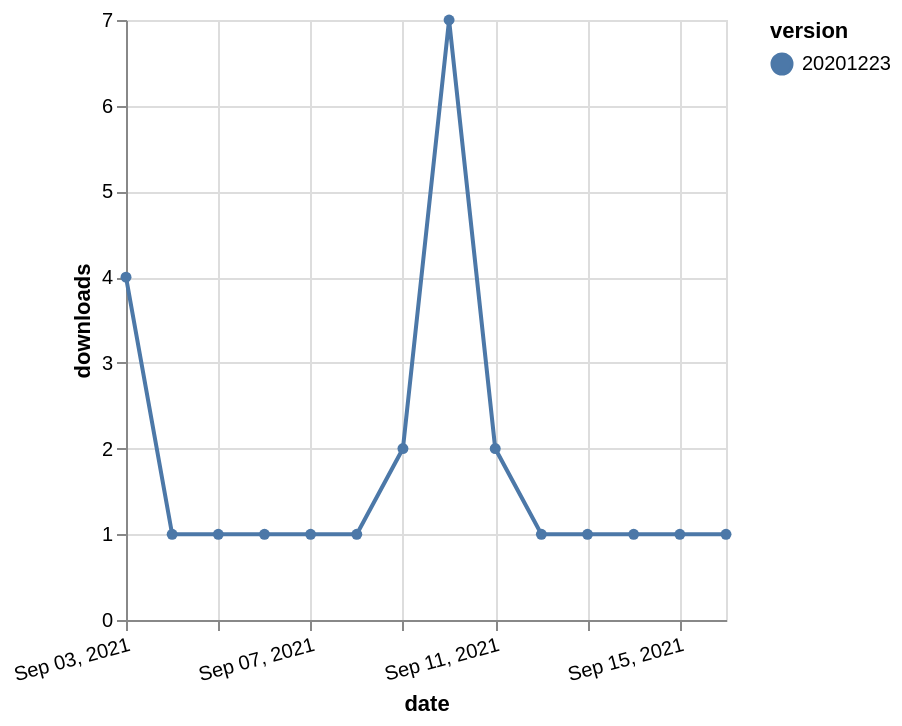

Specify this chart in Vega-Lite:
### Vega-Lite specification from a JSON file in a GitHub repository (floating-point values rounded to 4 significant figures)
{"$schema": "https://vega.github.io/schema/vega-lite/v5.json", "description": "A simple bar chart with embedded data.", "data": {"values": [{"date": "2021-09-03", "total": 399, "delta": 4, "version": "20201223"}, {"date": "2021-09-04", "total": 400, "delta": 1, "version": "20201223"}, {"date": "2021-09-05", "total": 401, "delta": 1, "version": "20201223"}, {"date": "2021-09-06", "total": 402, "delta": 1, "version": "20201223"}, {"date": "2021-09-07", "total": 403, "delta": 1, "version": "20201223"}, {"date": "2021-09-08", "total": 404, "delta": 1, "version": "20201223"}, {"date": "2021-09-09", "total": 406, "delta": 2, "version": "20201223"}, {"date": "2021-09-10", "total": 413, "delta": 7, "version": "20201223"}, {"date": "2021-09-11", "total": 415, "delta": 2, "version": "20201223"}, {"date": "2021-09-12", "total": 416, "delta": 1, "version": "20201223"}, {"date": "2021-09-13", "total": 417, "delta": 1, "version": "20201223"}, {"date": "2021-09-14", "total": 418, "delta": 1, "version": "20201223"}, {"date": "2021-09-15", "total": 419, "delta": 1, "version": "20201223"}, {"date": "2021-09-16", "total": 420, "delta": 1, "version": "20201223"}]}, "width": "container", "mark": {"type": "line", "point": {"filled": true}}, "encoding": {"x": {"field": "date", "type": "temporal", "timeUnit": "yearmonthdate", "title": "date", "axis": {"labelAngle": -15}}, "y": {"field": "delta", "type": "quantitative", "title": "downloads"}, "color": {"field": "version", "type": "nominal"}, "tooltip": {"field": "delta"}}}
